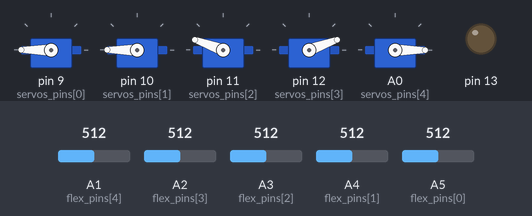
Bench run of a sketch on a simulated Arduino Uno, built with avr-gcc and run on an emulated ATmega328P. Shown: 5 × servo, output pins drawn as LEDs (lit = HIGH). Dashed ring = blinking. Inputs (shaded band) come from the test bench; at power-on: A1 (flex_pins[4]) = 512, A3 (flex_pins[2]) = 512, A2 (flex_pins[3]) = 512, A4 (flex_pins[1]) = 512, A5 (flex_pins[0]) = 512.

Above: at 1.2 s.
1.3 s: A1 (flex_pins[4]) set to 159
2.8 s: A1 (flex_pins[4]) set to 137
At 3.07 s:
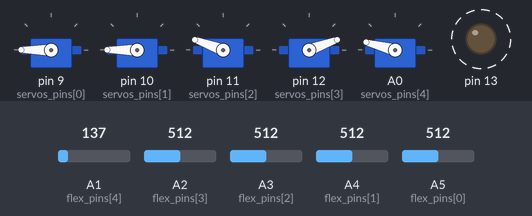
5.8 s: A3 (flex_pins[2]) set to 165
8.8 s: A3 (flex_pins[2]) set to 142
At 9.46 s:
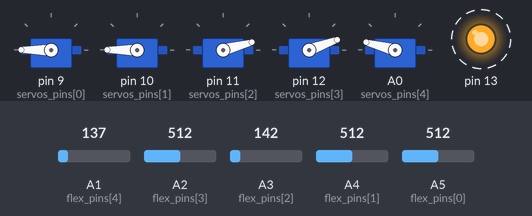
11.8 s: A2 (flex_pins[3]) set to 161
14.8 s: A2 (flex_pins[3]) set to 138
At 15.07 s:
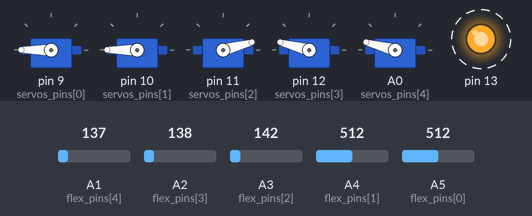
Timing chart, 0 to 18.8 s (numbered marks = the images above; inputs shaded):
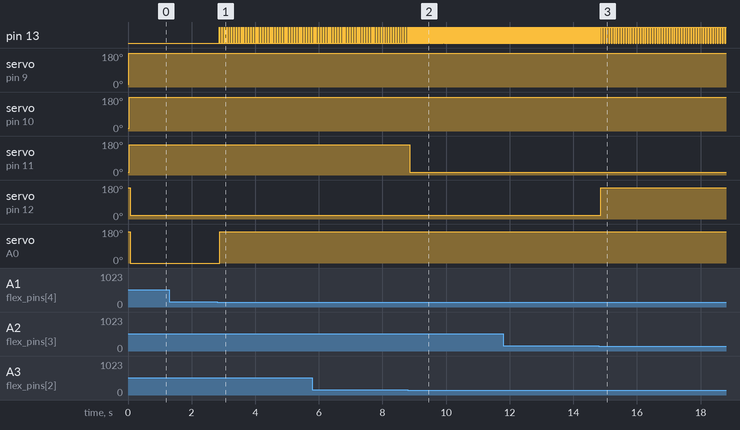

The sketch:

Finger_Tests_with_Serial_Commands.ino
```cpp
/*
 Controlling a servo position using a potentiometer (variable resistor)
 by Michal Rinott <http://people.interaction-ivrea.it/m.rinott>

 modified on 8 Nov 2013
 by Scott Fitzgerald
 http://www.arduino.cc/en/Tutorial/Knob
*/
int command = 0;
const int servos_pins[5] = {9,10,11,12,A0};
const int origin_servos[5] = {15,15,15,165,165};
const int final_servos[5] = {180,180,160,20,0};
const int flex_pins[5] = {A5,A4,A3,A2,A1};
int flex_values[5] = {0,0,0,0,0};
int servos_values[5] = {0,0,0,180,180};

#include <Servo.h>

Servo servos[5];

void setup() {
  pinMode(13,OUTPUT);
  for(int i = 0; i < 5; i++)
  {
    servos[i].attach(servos_pins[i]);
    servos[i].write(origin_servos[i]);
    pinMode(flex_pins[i],INPUT);
  }
  digitalWrite(13,HIGH);
}

void loop() {
  for(int i = 0; i < 5; i++)
  {
    flex_values[i] = analogRead(flex_pins[i]);
    if(flex_values[i] >= 150)
    {
      servos_values[i] = final_servos[i];
      digitalWrite(13,LOW);
      delay(15);
    }
    else
    {
      digitalWrite(13,HIGH);
      servos_values[i] = origin_servos[i];
      delay(15);
    }
    servos[i].write(servos_values[i]);
  }
}
```

Measured:
- the behaviour switches between 150 and 149 on A1 (flex_pins[4]) (found by bisection; images 0 and 1)
- the behaviour switches between 150 and 149 on A3 (flex_pins[2]) (found by bisection; images 1 and 2)
- the behaviour switches between 150 and 149 on A2 (flex_pins[3]) (found by bisection; images 2 and 3)
- after the input at 1.3 s, every drawn part: stays the same
- after the input at 2.8 s, pin 13: alternates HIGH for 0.02 s and LOW for 0.06 s, starting after 0.07 s; servo on A0 (servos_pins[4]): 0° → 165° after 0.09 s
- after the input at 8.8 s, pin 13: alternates HIGH for 0.02 s and LOW for 0.02 s, starting after 0.07 s; servo on pin 11 (servos_pins[2]): 160° → 15° after 0.06 s
- after the input at 14.8 s, pin 13: alternates HIGH for 0.05 s and LOW for 0.03 s, starting after 0.12 s; servo on pin 12 (servos_pins[3]): 20° → 165° after 0.07 s
